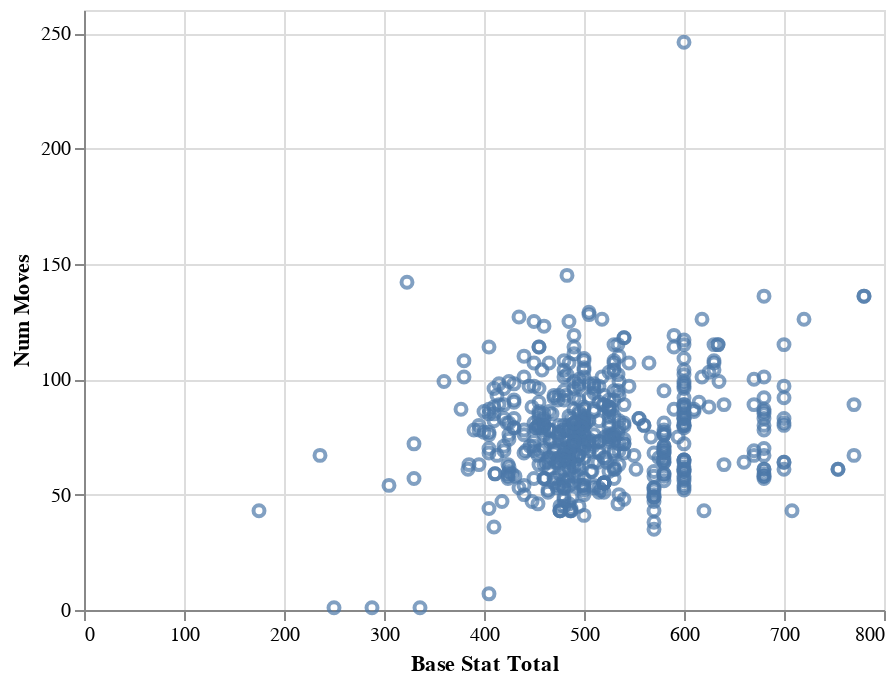

Notebook code for this chart:
### Markdown cell above
Encode the Number of moves in y-axis too.

### Code cell
alt.Chart(df).mark_point().encode(
    x='Base Stat Total',
    y='Num Moves',
)

### Figure 1 — Vega-Lite specification as saved in the notebook (floating-point values rounded to 4 significant figures; data arrays with more than 128 entries replaced by an {"elided": "..."} marker saying what was removed)
{"config": {"view": {"continuousWidth": 400, "continuousHeight": 300}}, "data": {"name": "data-602fbf70eee4bc4bcbc5a8b70b837b07"}, "mark": "point", "encoding": {"x": {"type": "quantitative", "field": "Base Stat Total"}, "y": {"type": "quantitative", "field": "Num Moves"}}, "$schema": "https://vega.github.io/schema/vega-lite/v4.8.1.json", "datasets": {"data-602fbf70eee4bc4bcbc5a8b70b837b07": {"elided": "553 records"}}}
